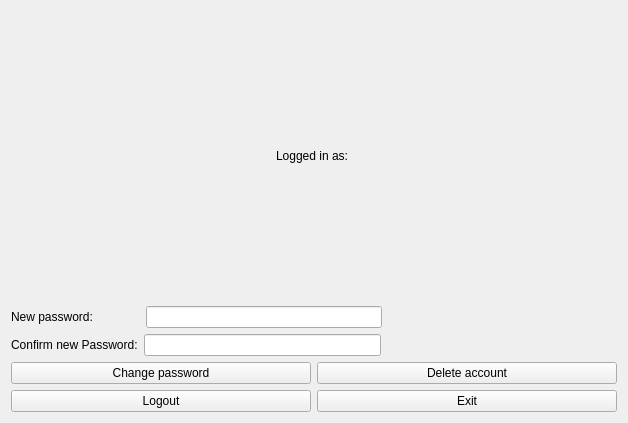
<?xml version="1.0" encoding="UTF-8"?>
<ui version="4.0">
 <class>UserScreen</class>
 <widget class="QWidget" name="UserScreen">
  <property name="geometry">
   <rect>
    <x>0</x>
    <y>0</y>
    <width>628</width>
    <height>423</height>
   </rect>
  </property>
  <property name="windowTitle">
   <string>Form</string>
  </property>
  <layout class="QVBoxLayout" name="verticalLayout_2">
   <item>
    <layout class="QVBoxLayout" name="verticalLayout">
     <item>
      <layout class="QHBoxLayout" name="horizontalLayout">
       <item>
        <spacer name="horizontalSpacer">
         <property name="orientation">
          <enum>Qt::Horizontal</enum>
         </property>
         <property name="sizeHint" stdset="0">
          <size>
           <width>40</width>
           <height>20</height>
          </size>
         </property>
        </spacer>
       </item>
       <item>
        <widget class="QLabel" name="usernamelabel">
         <property name="text">
          <string>Logged in as: </string>
         </property>
        </widget>
       </item>
       <item>
        <spacer name="horizontalSpacer_2">
         <property name="orientation">
          <enum>Qt::Horizontal</enum>
         </property>
         <property name="sizeHint" stdset="0">
          <size>
           <width>40</width>
           <height>20</height>
          </size>
         </property>
        </spacer>
       </item>
      </layout>
     </item>
     <item>
      <layout class="QHBoxLayout" name="horizontalLayout_6">
       <item>
        <widget class="QLabel" name="label">
         <property name="text">
          <string>New password:              </string>
         </property>
        </widget>
       </item>
       <item>
        <widget class="QLineEdit" name="paswordConfirmEdit">
         <property name="echoMode">
          <enum>QLineEdit::Password</enum>
         </property>
        </widget>
       </item>
       <item>
        <spacer name="horizontalSpacer_3">
         <property name="orientation">
          <enum>Qt::Horizontal</enum>
         </property>
         <property name="sizeHint" stdset="0">
          <size>
           <width>40</width>
           <height>20</height>
          </size>
         </property>
        </spacer>
       </item>
      </layout>
     </item>
     <item>
      <layout class="QHBoxLayout" name="horizontalLayout_2">
       <item>
        <widget class="QLabel" name="label_2">
         <property name="text">
          <string>Confirm new Password:</string>
         </property>
        </widget>
       </item>
       <item>
        <widget class="QLineEdit" name="passwordEdit">
         <property name="echoMode">
          <enum>QLineEdit::Password</enum>
         </property>
        </widget>
       </item>
       <item>
        <spacer name="horizontalSpacer_4">
         <property name="orientation">
          <enum>Qt::Horizontal</enum>
         </property>
         <property name="sizeHint" stdset="0">
          <size>
           <width>40</width>
           <height>20</height>
          </size>
         </property>
        </spacer>
       </item>
      </layout>
     </item>
     <item>
      <layout class="QHBoxLayout" name="horizontalLayout_5">
       <item>
        <widget class="QPushButton" name="changePasswordButton">
         <property name="text">
          <string>Change password</string>
         </property>
        </widget>
       </item>
       <item>
        <widget class="QPushButton" name="deleteAccountButton">
         <property name="text">
          <string>Delete account</string>
         </property>
        </widget>
       </item>
      </layout>
     </item>
     <item>
      <layout class="QHBoxLayout" name="horizontalLayout_3">
       <item>
        <widget class="QPushButton" name="logoutButton">
         <property name="text">
          <string>Logout</string>
         </property>
        </widget>
       </item>
       <item>
        <widget class="QPushButton" name="exitButton">
         <property name="text">
          <string>Exit</string>
         </property>
        </widget>
       </item>
      </layout>
     </item>
    </layout>
   </item>
  </layout>
 </widget>
 <resources/>
 <connections/>
</ui>
